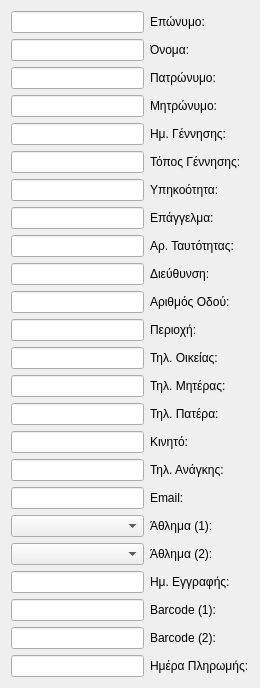
       <widget class="QWidget" name="formLayoutWidget_2">
        <property name="geometry">
         <rect>
          <x>330</x>
          <y>50</y>
          <width>242</width>
          <height>664</height>
         </rect>
        </property>
        <layout class="QFormLayout" name="formLayout_3">
         <item row="0" column="0">
          <widget class="QLineEdit" name="LAST_NAME">
           <property name="minimumSize">
            <size>
             <width>133</width>
             <height>0</height>
            </size>
           </property>
           <property name="maximumSize">
            <size>
             <width>133</width>
             <height>16777215</height>
            </size>
           </property>
           <property name="styleSheet">
            <string notr="true">color: &quot;#D1E8E2&quot;;</string>
           </property>
          </widget>
         </item>
         <item row="0" column="1">
          <widget class="QLabel" name="label_21">
           <property name="styleSheet">
            <string notr="true">color: &quot;#D9B08C&quot;;</string>
           </property>
           <property name="text">
            <string>Επώνυμο:</string>
           </property>
          </widget>
         </item>
         <item row="1" column="0">
          <widget class="QLineEdit" name="FIRST_NAME">
           <property name="minimumSize">
            <size>
             <width>133</width>
             <height>0</height>
            </size>
           </property>
           <property name="maximumSize">
            <size>
             <width>133</width>
             <height>16777215</height>
            </size>
           </property>
           <property name="styleSheet">
            <string notr="true">color: &quot;#D1E8E2&quot;;</string>
           </property>
          </widget>
         </item>
         <item row="1" column="1">
          <widget class="QLabel" name="label_22">
           <property name="styleSheet">
            <string notr="true">color: &quot;#D9B08C&quot;;</string>
           </property>
           <property name="text">
            <string>Όνομα:</string>
           </property>
          </widget>
         </item>
         <item row="2" column="0">
          <widget class="QLineEdit" name="FATHER_NAME">
           <property name="minimumSize">
            <size>
             <width>133</width>
             <height>0</height>
            </size>
           </property>
           <property name="maximumSize">
            <size>
             <width>133</width>
             <height>16777215</height>
            </size>
           </property>
           <property name="styleSheet">
            <string notr="true">color: &quot;#D1E8E2&quot;;</string>
           </property>
          </widget>
         </item>
         <item row="2" column="1">
          <widget class="QLabel" name="label_23">
           <property name="styleSheet">
            <string notr="true">color: &quot;#D9B08C&quot;;</string>
           </property>
           <property name="text">
            <string>Πατρώνυμο:</string>
           </property>
          </widget>
         </item>
         <item row="3" column="0">
          <widget class="QLineEdit" name="MOTHER_NAME">
           <property name="minimumSize">
            <size>
             <width>133</width>
             <height>0</height>
            </size>
           </property>
           <property name="maximumSize">
            <size>
             <width>133</width>
             <height>16777215</height>
            </size>
           </property>
           <property name="styleSheet">
            <string notr="true">color: &quot;#D1E8E2&quot;;</string>
           </property>
          </widget>
         </item>
         <item row="3" column="1">
          <widget class="QLabel" name="label_24">
           <property name="styleSheet">
            <string notr="true">color: &quot;#D9B08C&quot;;</string>
           </property>
           <property name="text">
            <string>Μητρώνυμο:</string>
           </property>
          </widget>
         </item>
         <item row="4" column="0">
          <widget class="QLineEdit" name="BIRTHDATE">
           <property name="minimumSize">
            <size>
             <width>133</width>
             <height>0</height>
            </size>
           </property>
           <property name="maximumSize">
            <size>
             <width>133</width>
             <height>16777215</height>
            </size>
           </property>
           <property name="styleSheet">
            <string notr="true">color: &quot;#D1E8E2&quot;;</string>
           </property>
          </widget>
         </item>
         <item row="4" column="1">
          <widget class="QLabel" name="label_25">
           <property name="styleSheet">
            <string notr="true">color: &quot;#D9B08C&quot;;</string>
           </property>
           <property name="text">
            <string>Ημ. Γέννησης:</string>
           </property>
          </widget>
         </item>
         <item row="5" column="0">
          <widget class="QLineEdit" name="BIRTH_PLACE">
           <property name="minimumSize">
            <size>
             <width>133</width>
             <height>0</height>
            </size>
           </property>
           <property name="maximumSize">
            <size>
             <width>133</width>
             <height>16777215</height>
            </size>
           </property>
           <property name="styleSheet">
            <string notr="true">color: &quot;#D1E8E2&quot;;</string>
           </property>
          </widget>
         </item>
         <item row="5" column="1">
          <widget class="QLabel" name="label_27">
           <property name="styleSheet">
            <string notr="true">color: &quot;#D9B08C&quot;;</string>
           </property>
           <property name="text">
            <string>Τόπος Γέννησης:</string>
           </property>
          </widget>
         </item>
         <item row="6" column="0">
          <widget class="QLineEdit" name="NATIONALITY">
           <property name="minimumSize">
            <size>
             <width>133</width>
             <height>0</height>
            </size>
           </property>
           <property name="maximumSize">
            <size>
             <width>133</width>
             <height>16777215</height>
            </size>
           </property>
           <property name="styleSheet">
            <string notr="true">color: &quot;#D1E8E2&quot;;</string>
           </property>
          </widget>
         </item>
         <item row="6" column="1">
          <widget class="QLabel" name="label_28">
           <property name="styleSheet">
            <string notr="true">color: &quot;#D9B08C&quot;;</string>
           </property>
           <property name="text">
            <string>Υπηκοότητα:</string>
           </property>
          </widget>
         </item>
         <item row="7" column="0">
          <widget class="QLineEdit" name="PROFESSION">
           <property name="minimumSize">
            <size>
             <width>133</width>
             <height>0</height>
            </size>
           </property>
           <property name="maximumSize">
            <size>
             <width>133</width>
             <height>16777215</height>
            </size>
           </property>
           <property name="styleSheet">
            <string notr="true">color: &quot;#D1E8E2&quot;;</string>
           </property>
          </widget>
         </item>
         <item row="7" column="1">
          <widget class="QLabel" name="label_26">
           <property name="styleSheet">
            <string notr="true">color: &quot;#D9B08C&quot;;</string>
           </property>
           <property name="text">
            <string>Επάγγελμα:</string>
           </property>
          </widget>
         </item>
         <item row="8" column="0">
          <widget class="QLineEdit" name="ID_NUMBER">
           <property name="minimumSize">
            <size>
             <width>133</width>
             <height>0</height>
            </size>
           </property>
           <property name="maximumSize">
            <size>
             <width>133</width>
             <height>16777215</height>
            </size>
           </property>
           <property name="styleSheet">
            <string notr="true">color: &quot;#D1E8E2&quot;;</string>
           </property>
          </widget>
         </item>
         <item row="8" column="1">
          <widget class="QLabel" name="label_30">
           <property name="styleSheet">
            <string notr="true">color: &quot;#D9B08C&quot;;</string>
           </property>
           <property name="text">
            <string>Αρ. Ταυτότητας:</string>
           </property>
          </widget>
         </item>
         <item row="9" column="0">
          <widget class="QLineEdit" name="ADDRESS_STREET">
           <property name="minimumSize">
            <size>
             <width>133</width>
             <height>0</height>
            </size>
           </property>
           <property name="maximumSize">
            <size>
             <width>133</width>
             <height>16777215</height>
            </size>
           </property>
           <property name="styleSheet">
            <string notr="true">color: &quot;#D1E8E2&quot;;</string>
           </property>
          </widget>
         </item>
         <item row="9" column="1">
          <widget class="QLabel" name="label_33">
           <property name="styleSheet">
            <string notr="true">color: &quot;#D9B08C&quot;;</string>
           </property>
           <property name="text">
            <string>Διεύθυνση:</string>
           </property>
          </widget>
         </item>
         <item row="10" column="0">
          <widget class="QLineEdit" name="ADDRESS_NUMBER">
           <property name="minimumSize">
            <size>
             <width>133</width>
             <height>0</height>
            </size>
           </property>
           <property name="maximumSize">
            <size>
             <width>133</width>
             <height>16777215</height>
            </size>
           </property>
           <property name="styleSheet">
            <string notr="true">color: &quot;#D1E8E2&quot;;</string>
           </property>
          </widget>
         </item>
         <item row="10" column="1">
          <widget class="QLabel" name="label_34">
           <property name="styleSheet">
            <string notr="true">color: &quot;#D9B08C&quot;;</string>
           </property>
           <property name="text">
            <string>Αριθμός Οδού:</string>
           </property>
          </widget>
         </item>
         <item row="11" column="0">
          <widget class="QLineEdit" name="REGION">
           <property name="minimumSize">
            <size>
             <width>133</width>
             <height>0</height>
            </size>
           </property>
           <property name="maximumSize">
            <size>
             <width>133</width>
             <height>16777215</height>
            </size>
           </property>
           <property name="styleSheet">
            <string notr="true">color: &quot;#D1E8E2&quot;;</string>
           </property>
          </widget>
         </item>
         <item row="11" column="1">
          <widget class="QLabel" name="label_35">
           <property name="styleSheet">
            <string notr="true">color: &quot;#D9B08C&quot;;</string>
           </property>
           <property name="text">
            <string>Περιοχή:</string>
           </property>
          </widget>
         </item>
         <item row="12" column="0">
          <widget class="QLineEdit" name="HOME_PHONE">
           <property name="minimumSize">
            <size>
             <width>133</width>
             <height>0</height>
            </size>
           </property>
           <property name="maximumSize">
            <size>
             <width>133</width>
             <height>16777215</height>
            </size>
           </property>
           <property name="styleSheet">
            <string notr="true">color: &quot;#D1E8E2&quot;;</string>
           </property>
          </widget>
         </item>
         <item row="12" column="1">
          <widget class="QLabel" name="label_31">
           <property name="styleSheet">
            <string notr="true">color: &quot;#D9B08C&quot;;</string>
           </property>
           <property name="text">
            <string>Τηλ. Οικείας:</string>
           </property>
          </widget>
         </item>
         <item row="13" column="0">
          <widget class="QLineEdit" name="MOTHER_PHONE">
           <property name="minimumSize">
            <size>
             <width>133</width>
             <height>0</height>
            </size>
           </property>
           <property name="maximumSize">
            <size>
             <width>133</width>
             <height>16777215</height>
            </size>
           </property>
           <property name="styleSheet">
            <string notr="true">color: &quot;#D1E8E2&quot;;</string>
           </property>
          </widget>
         </item>
         <item row="13" column="1">
          <widget class="QLabel" name="label_29">
           <property name="styleSheet">
            <string notr="true">color: &quot;#D9B08C&quot;;</string>
           </property>
           <property name="text">
            <string>Τηλ. Μητέρας:</string>
           </property>
          </widget>
         </item>
         <item row="14" column="0">
          <widget class="QLineEdit" name="FATHER_PHONE">
           <property name="minimumSize">
            <size>
             <width>133</width>
             <height>0</height>
            </size>
           </property>
           <property name="maximumSize">
            <size>
             <width>133</width>
             <height>16777215</height>
            </size>
           </property>
           <property name="styleSheet">
            <string notr="true">color: &quot;#D1E8E2&quot;;</string>
           </property>
          </widget>
         </item>
         <item row="14" column="1">
          <widget class="QLabel" name="label_32">
           <property name="styleSheet">
            <string notr="true">color: &quot;#D9B08C&quot;;</string>
           </property>
           <property name="text">
            <string>Τηλ. Πατέρα:</string>
           </property>
          </widget>
         </item>
         <item row="15" column="0">
          <widget class="QLineEdit" name="CELL_PHONE">
           <property name="minimumSize">
            <size>
             <width>133</width>
             <height>0</height>
            </size>
           </property>
           <property name="maximumSize">
            <size>
             <width>133</width>
             <height>16777215</height>
            </size>
           </property>
           <property name="styleSheet">
            <string notr="true">color: &quot;#D1E8E2&quot;;</string>
           </property>
          </widget>
         </item>
         <item row="15" column="1">
          <widget class="QLabel" name="label_43">
           <property name="styleSheet">
            <string notr="true">color: &quot;#D9B08C&quot;;</string>
           </property>
           <property name="text">
            <string>Κινητό:</string>
           </property>
          </widget>
         </item>
         <item row="16" column="0">
          <widget class="QLineEdit" name="EMERG_PHONE">
           <property name="minimumSize">
            <size>
             <width>133</width>
             <height>0</height>
            </size>
           </property>
           <property name="maximumSize">
            <size>
             <width>133</width>
             <height>16777215</height>
            </size>
           </property>
           <property name="styleSheet">
            <string notr="true">color: &quot;#D1E8E2&quot;;</string>
           </property>
          </widget>
         </item>
         <item row="16" column="1">
          <widget class="QLabel" name="label_40">
           <property name="styleSheet">
            <string notr="true">color: &quot;#D9B08C&quot;;</string>
           </property>
           <property name="text">
            <string>Τηλ. Ανάγκης:</string>
           </property>
          </widget>
         </item>
         <item row="17" column="0">
          <widget class="QLineEdit" name="EMAIL">
           <property name="minimumSize">
            <size>
             <width>133</width>
             <height>0</height>
            </size>
           </property>
           <property name="maximumSize">
            <size>
             <width>133</width>
             <height>16777215</height>
            </size>
           </property>
           <property name="styleSheet">
            <string notr="true">color: &quot;#D1E8E2&quot;;</string>
           </property>
          </widget>
         </item>
         <item row="17" column="1">
          <widget class="QLabel" name="label_36">
           <property name="styleSheet">
            <string notr="true">color: &quot;#D9B08C&quot;;</string>
           </property>
           <property name="text">
            <string>Email:</string>
           </property>
          </widget>
         </item>
         <item row="18" column="1">
          <widget class="QLabel" name="label_39">
           <property name="styleSheet">
            <string notr="true">color: &quot;#D9B08C&quot;;</string>
           </property>
           <property name="text">
            <string>Άθλημα (1):</string>
           </property>
          </widget>
         </item>
         <item row="19" column="1">
          <widget class="QLabel" name="label_38">
           <property name="styleSheet">
            <string notr="true">color: &quot;#D9B08C&quot;;</string>
           </property>
           <property name="text">
            <string>Άθλημα (2):</string>
           </property>
          </widget>
         </item>
         <item row="20" column="0">
          <widget class="QLineEdit" name="DATE_SUBSCRIBE">
           <property name="minimumSize">
            <size>
             <width>133</width>
             <height>0</height>
            </size>
           </property>
           <property name="maximumSize">
            <size>
             <width>133</width>
             <height>16777215</height>
            </size>
           </property>
           <property name="styleSheet">
            <string notr="true">color: &quot;#D1E8E2&quot;;</string>
           </property>
          </widget>
         </item>
         <item row="20" column="1">
          <widget class="QLabel" name="label_37">
           <property name="styleSheet">
            <string notr="true">color: &quot;#D9B08C&quot;;</string>
           </property>
           <property name="text">
            <string>Ημ. Εγγραφής:</string>
           </property>
          </widget>
         </item>
         <item row="21" column="0">
          <widget class="QLineEdit" name="BARCODE">
           <property name="minimumSize">
            <size>
             <width>133</width>
             <height>0</height>
            </size>
           </property>
           <property name="maximumSize">
            <size>
             <width>133</width>
             <height>16777215</height>
            </size>
           </property>
           <property name="styleSheet">
            <string notr="true">color: &quot;#D1E8E2&quot;;</string>
           </property>
          </widget>
         </item>
         <item row="21" column="1">
          <widget class="QLabel" name="label_44">
           <property name="styleSheet">
            <string notr="true">color: &quot;#D9B08C&quot;;</string>
           </property>
           <property name="text">
            <string>Barcode (1):</string>
           </property>
          </widget>
         </item>
         <item row="22" column="0">
          <widget class="QLineEdit" name="BARCODE_1">
           <property name="minimumSize">
            <size>
             <width>133</width>
             <height>0</height>
            </size>
           </property>
           <property name="maximumSize">
            <size>
             <width>133</width>
             <height>16777215</height>
            </size>
           </property>
           <property name="styleSheet">
            <string notr="true">color: &quot;#D1E8E2&quot;;</string>
           </property>
          </widget>
         </item>
         <item row="22" column="1">
          <widget class="QLabel" name="label_41">
           <property name="styleSheet">
            <string notr="true">color: &quot;#D9B08C&quot;;</string>
           </property>
           <property name="text">
            <string>Barcode (2):</string>
           </property>
          </widget>
         </item>
         <item row="23" column="0">
          <widget class="QLineEdit" name="PAY_DAY">
           <property name="minimumSize">
            <size>
             <width>133</width>
             <height>0</height>
            </size>
           </property>
           <property name="maximumSize">
            <size>
             <width>133</width>
             <height>16777215</height>
            </size>
           </property>
           <property name="styleSheet">
            <string notr="true">color: &quot;#D1E8E2&quot;;</string>
           </property>
          </widget>
         </item>
         <item row="23" column="1">
          <widget class="QLabel" name="label_42">
           <property name="styleSheet">
            <string notr="true">color: &quot;#D9B08C&quot;;</string>
           </property>
           <property name="text">
            <string>Ημέρα Πληρωμής:</string>
           </property>
          </widget>
         </item>
         <item row="19" column="0">
          <widget class="QComboBox" name="SPORT_1">
           <property name="sizePolicy">
            <sizepolicy hsizetype="Expanding" vsizetype="Fixed">
             <horstretch>0</horstretch>
             <verstretch>0</verstretch>
            </sizepolicy>
           </property>
           <property name="minimumSize">
            <size>
             <width>133</width>
             <height>0</height>
            </size>
           </property>
           <property name="maximumSize">
            <size>
             <width>133</width>
             <height>16777215</height>
            </size>
           </property>
           <property name="layoutDirection">
            <enum>Qt::LeftToRight</enum>
           </property>
           <property name="styleSheet">
            <string notr="true">color: &quot;#D1E8E2&quot;;</string>
           </property>
           <property name="maxVisibleItems">
            <number>5</number>
           </property>
          </widget>
         </item>
         <item row="18" column="0">
          <widget class="QComboBox" name="SPORT">
           <property name="sizePolicy">
            <sizepolicy hsizetype="Fixed" vsizetype="Fixed">
             <horstretch>0</horstretch>
             <verstretch>10</verstretch>
            </sizepolicy>
           </property>
           <property name="minimumSize">
            <size>
             <width>133</width>
             <height>0</height>
            </size>
           </property>
           <property name="maximumSize">
            <size>
             <width>133</width>
             <height>16777215</height>
            </size>
           </property>
           <property name="layoutDirection">
            <enum>Qt::LeftToRight</enum>
           </property>
           <property name="styleSheet">
            <string notr="true">color: &quot;#D1E8E2&quot;;</string>
           </property>
          </widget>
         </item>
        </layout>
       </widget>
